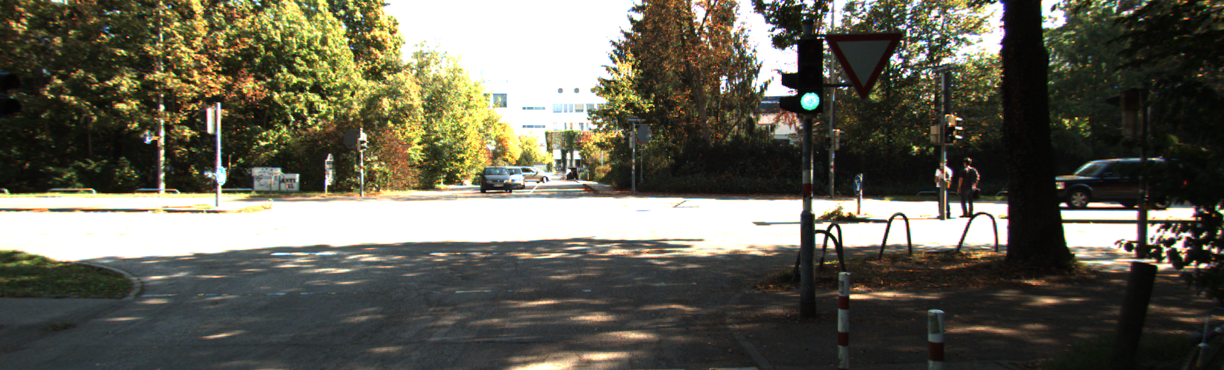
#> input picture prob1_dataset/0000000000.png, 1224 x 370 px
$ python prob1_single_frame.py
#> lines starting #> are read from the running program, lines starting #| are printed output that depends on the picture
from matplotlib import pyplot as plt
import numpy as np
import cv2

img = cv2.imread("prob1_dataset/0000000000.png")
#> img is the input picture: shape (370, 1224, 3); mean B, G, R 83.7, 96.9, 98.8
# Split blue, green and red channels of the image
b, g, r = cv2.split(img)
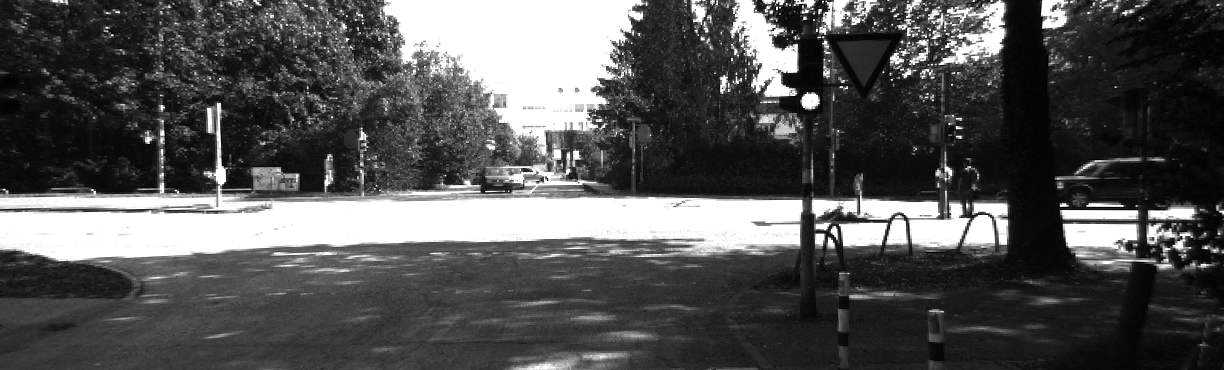
#> b: shape (370, 1224); min 0, max 255, mean 83.7
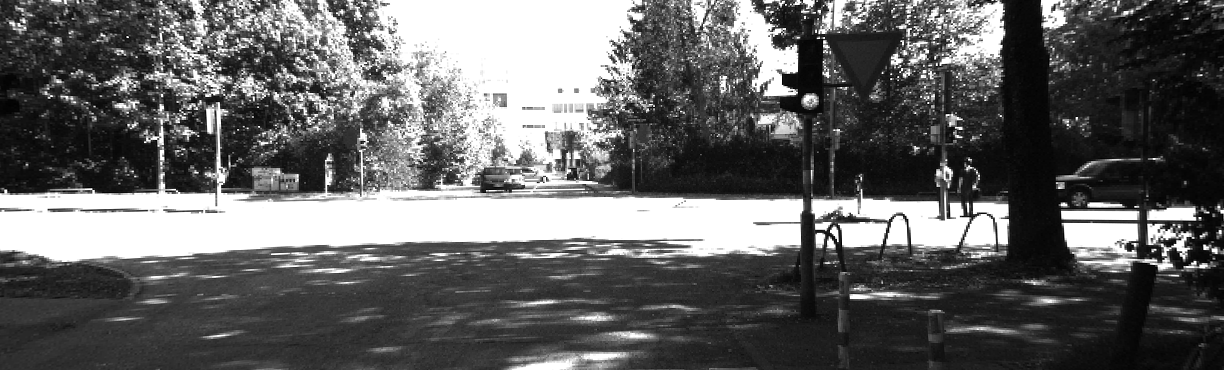
#> r: shape (370, 1224); min 0, max 255, mean 98.8

def compute_histogram(image, bins=256):
    # Array with size of bins, set to zeros
    histogram = np.zeros(bins)
    # Loop through pixels and sum up counts of pixels
    for pixel in image:
        histogram[pixel] += 1
    # Return our final result
    return histogram

def cumsum(values):
    result = [values[0]]
    for i in values[1:]:
        result.append(result[-1] + i)
    return result

def equalize(entries):
    numerator = (entries - np.min(entries))*255
    denominator = np.max(entries) - np.min(entries)
    # Re-normalize the cdf
    result = numerator/denominator
    # Convert float to int
    result = result.astype('uint8')
    return result

def histogram_equalization(image):
    # Convert image into a numpy array
    image_array = np.asarray(image)
    # Convert array to into 1D array
    flatten_image = image_array.flatten()
    # Compute histogram
    computed_histogram_for_input = compute_histogram(flatten_image)
#> the loop in compute_histogram, `for pixel in image:` made 452880 passes
#> pixel on passes 1 to 3: 40, 29, 25
#> after the loop in compute_histogram, `for pixel in image:`: histogram = 256 values, max 64971 at index 255, min 53 at index 1, mean 1769.1
    # Compute cumulative sum
    cumulative_sum = cumsum(computed_histogram_for_input)
    # Perform equalization over cumulative sum
    cumulative_sum_normalised = equalize(cumulative_sum)
    # Get the value from cumulative sum normalised for every index in flatten_image, and set that as computed_histogram_for_output
    computed_histogram_for_output = cumulative_sum_normalised[flatten_image]
    # Convert array back to original image shape
    final_image = np.reshape(computed_histogram_for_output,image.shape)
    return flatten_image, cumulative_sum, final_image, computed_histogram_for_output, cumulative_sum_normalised

flatten_image_b, cumulative_sum_b, result_b, histogram_equalized_b, cum_sum_norm_b = histogram_equalization(b)
#> in histogram_equalization, `computed_histogram_for_input = compute_histogram(flatten_image)`: computed_histogram_for_input has the same summary as histogram in compute_histogram
#> in cumsum, `result = [values[0]]`: result = [170]
#> the loop in cumsum, `for i in values[1:]:` made 255 passes
#> i on passes 1 to 3: 53, 130, 549
#> after the loop in cumsum, `for i in values[1:]:`: result = 256 values from 170 to 452880
#> in equalize, `numerator = (entries - np.min(entries))*255`: numerator = 256 values from 0 to 115441050
#> in equalize, `denominator = np.max(entries) - np.min(entries)`: denominator = 452710
#> in equalize, `result = numerator/denominator`: result = 256 values from 0 to 255
#> in histogram_equalization, `final_image = np.reshape(computed_histogram_for_output,image.shape)`:
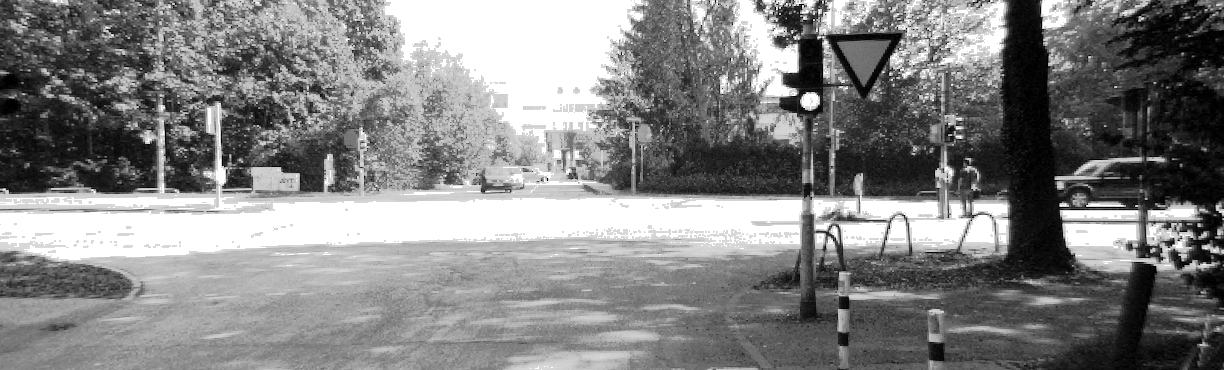
#> final_image: shape (370, 1224); min 0, max 255, mean 130.6
#> cumulative_sum_b = 256 values from 170 to 452880; cum_sum_norm_b = 256 values from 0 to 255
flatten_image_g, cumulative_sum_g, result_g, histogram_equalized_g, cum_sum_norm_g = histogram_equalization(g)
#> the loop in compute_histogram (call 2), `for pixel in image:` made 452880 passes
#> pixel on passes 1 to 3: 80, 91, 66
#> in histogram_equalization (call 2), `computed_histogram_for_input = compute_histogram(flatten_image)`: computed_histogram_for_input = 256 values, max 70131 at index 255, min 2 at index 1, mean 1769.1
#> the loop in cumsum (call 2), `for i in values[1:]:` made 255 passes
#> i on passes 1 to 3: 2, 3, 77
#> in histogram_equalization (call 2), `cumulative_sum = cumsum(computed_histogram_for_input)`: cumulative_sum = 256 values from 3 to 452880
#> in histogram_equalization (call 2), `final_image = np.reshape(computed_histogram_for_output,image.shape)`:
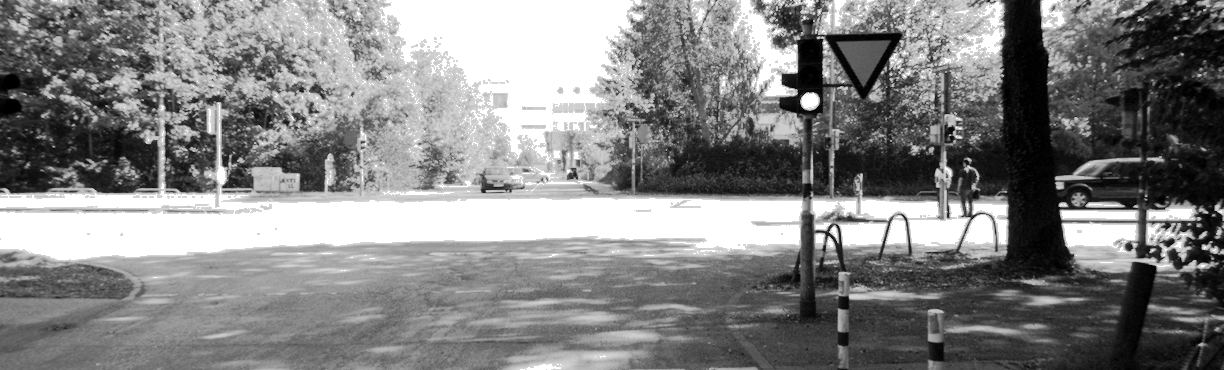
#> final_image: shape (370, 1224); min 0, max 255, mean 130.9
#> cumulative_sum_g = 256 values from 3 to 452880; cum_sum_norm_g = 256 values from 0 to 255
flatten_image_r, cumulative_sum_r, result_r, histogram_equalized_r, cum_sum_norm_r = histogram_equalization(r)
#> in histogram_equalization (call 3), `computed_histogram_for_input = compute_histogram(flatten_image)`: computed_histogram_for_input = 256 values, max 79851 at index 255, min 53 at index 1, mean 1769.1
#> in histogram_equalization (call 3), `cumulative_sum = cumsum(computed_histogram_for_input)`: cumulative_sum = 256 values from 196 to 452880
#> in histogram_equalization (call 3), `final_image = np.reshape(computed_histogram_for_output,image.shape)`:
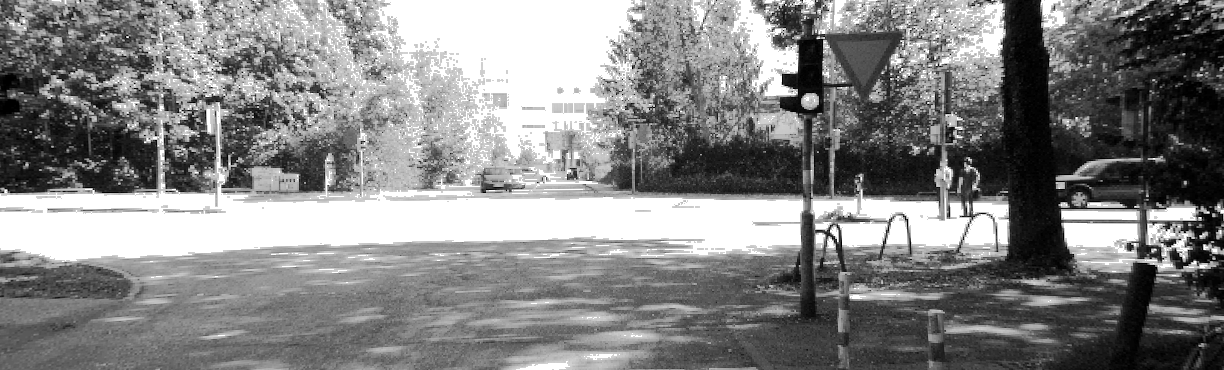
#> final_image: shape (370, 1224); min 0, max 255, mean 131.7
#> cumulative_sum_r = 256 values from 196 to 452880; cum_sum_norm_r = 256 values from 0 to 255

# Merge blue, green and red channels of the image
merged_result = cv2.merge([result_b,result_g,result_r])
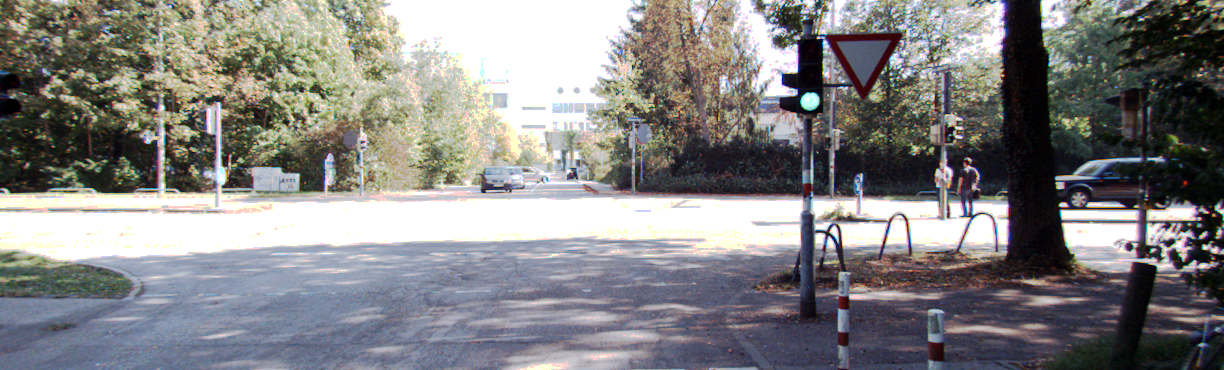
#> merged_result: shape (370, 1224, 3); mean B, G, R 130.6, 130.9, 131.7

fig, ax = plt.subplots(2, 7)
ax[0,0].imshow(img)
ax[0,0].set_title('Input')
ax[0,1].hist(flatten_image_b, bins=50, color='b')
ax[0,1].set_title('Histo(b)')
ax[0,2].hist(flatten_image_g, bins=50, color='g')
ax[0,2].set_title('Histo(g)')
ax[0,3].hist(flatten_image_r, bins=50, color='r')
ax[0,3].set_title('Histo(r)')
ax[0,4].plot(cumulative_sum_b, color='b')
ax[0,4].set_title('cumsum(b)')
ax[0,5].plot(cumulative_sum_g, color='g')
ax[0,5].set_title('cumsum(g)')
ax[0,6].plot(cumulative_sum_r, color='r')
ax[0,6].set_title('cumsum(r)')
ax[1,0].imshow(merged_result)
ax[1,0].set_title('Output')
ax[1,1].hist(histogram_equalized_b, bins=50, color='b')
ax[1,1].set_title('Histo_norm(b)')
ax[1,2].hist(histogram_equalized_g, bins=50, color='g')
ax[1,2].set_title('Histo_norm(g)')
ax[1,3].hist(histogram_equalized_r, bins=50, color='r')
ax[1,3].set_title('Histo_norm(r)')
ax[1,4].plot(cum_sum_norm_b, color='b')
ax[1,4].set_title('cumsum_norm(b)')
ax[1,5].plot(cum_sum_norm_g, color='g')
ax[1,5].set_title('cumsum_norm(g)')
ax[1,6].plot(cum_sum_norm_r, color='r')
ax[1,6].set_title('cumsum_norm(r)')
plt.show()
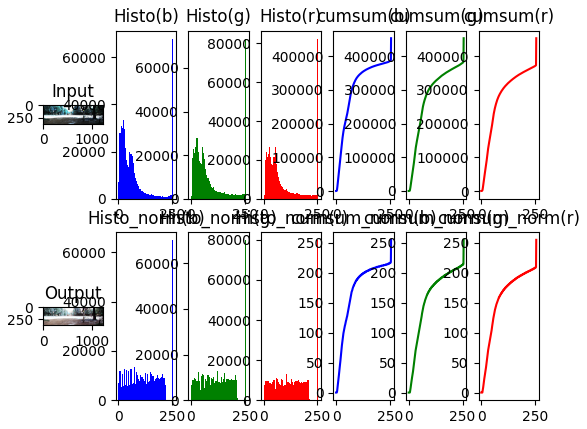
#> figure drawn by matplotlib, 14 panels; B, G, R data is drawn as R, G, B; panel 2: tallest bar 67953 high, from x = 249.9 to 255; panel 3: tallest bar 73493 high, from x = 249.9 to 255; panel 4: tallest bar 82526 high, from x = 249.9 to 255; panel 5: curve peaks at x = 255, y = 452880

cv2.imwrite('prob1_output/histogram_equalization.png',merged_result)
cv2.imshow('input',img)
cv2.imshow('result', merged_result)
key = cv2.waitKey(0)
#> (key Esc is pressed here)
if key == 27:
    cv2.destroyAllWindows()
